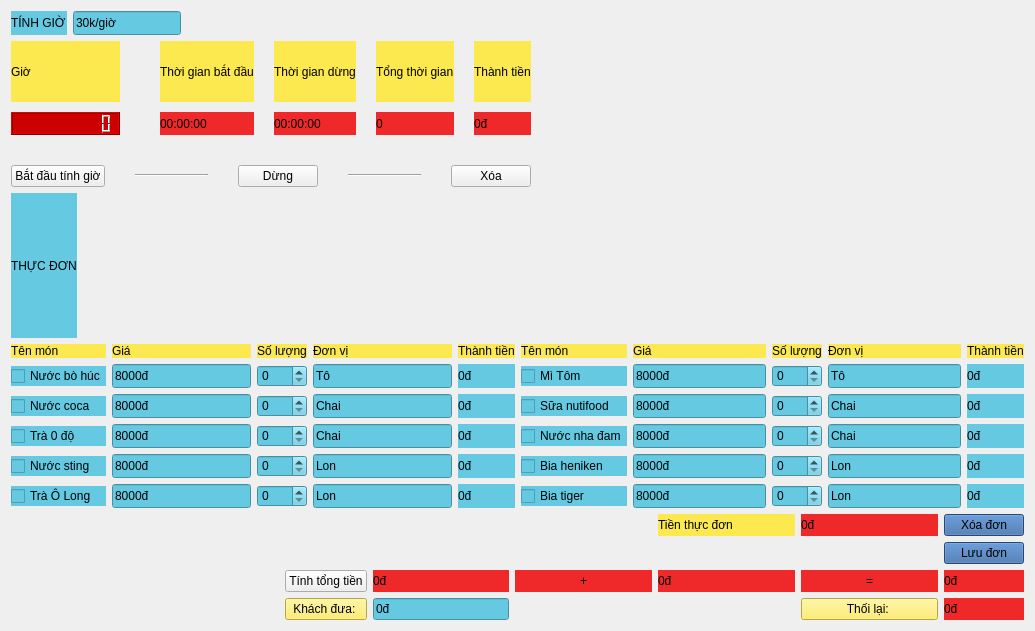
<?xml version="1.0" encoding="UTF-8"?>
<ui version="4.0">
 <class>Form</class>
 <widget class="QWidget" name="Form">
  <property name="geometry">
   <rect>
    <x>0</x>
    <y>0</y>
    <width>1035</width>
    <height>631</height>
   </rect>
  </property>
  <property name="windowTitle">
   <string>Bida</string>
  </property>
  <property name="windowIcon">
   <iconset>
    <normaloff>../../../Downloads/bida.jpeg</normaloff>../../../Downloads/bida.jpeg</iconset>
  </property>
  <property name="autoFillBackground">
   <bool>false</bool>
  </property>
  <layout class="QVBoxLayout" name="verticalLayout_2">
   <item>
    <layout class="QHBoxLayout" name="horizontalLayout_3" stretch="0,0,0">
     <item>
      <widget class="QLabel" name="label_tien_ban">
       <property name="styleSheet">
        <string notr="true">QLabel{
background-color:rgb(101, 201, 226);
	font: ;
	font: 75 15pt &quot;URW Bookman L&quot;;
}</string>
       </property>
       <property name="text">
        <string>TÍNH GIỜ</string>
       </property>
      </widget>
     </item>
     <item>
      <widget class="QLineEdit" name="lineEdit_tien_mot_gio">
       <property name="minimumSize">
        <size>
         <width>108</width>
         <height>24</height>
        </size>
       </property>
       <property name="styleSheet">
        <string notr="true">QLineEdit
{
background-color: rgb(101, 201, 226);
font: 57 10pt &quot;Ubuntu&quot;;
}</string>
       </property>
       <property name="text">
        <string>30k/giờ</string>
       </property>
      </widget>
     </item>
     <item>
      <spacer name="horizontalSpacer_4">
       <property name="orientation">
        <enum>Qt::Horizontal</enum>
       </property>
       <property name="sizeHint" stdset="0">
        <size>
         <width>1000</width>
         <height>20</height>
        </size>
       </property>
      </spacer>
     </item>
    </layout>
   </item>
   <item>
    <layout class="QHBoxLayout" name="horizontalLayout_4" stretch="10,5,10">
     <property name="spacing">
      <number>30</number>
     </property>
     <item>
      <layout class="QVBoxLayout" name="verticalLayout">
       <item>
        <layout class="QGridLayout" name="gridLayout_2">
         <property name="horizontalSpacing">
          <number>20</number>
         </property>
         <property name="verticalSpacing">
          <number>10</number>
         </property>
         <item row="1" column="4">
          <widget class="QLabel" name="label_tong_tg">
           <property name="styleSheet">
            <string notr="true">QLabel{
background-color: rgb(239, 41, 41);
font: 57 13pt &quot;Ubuntu&quot;;
}</string>
           </property>
           <property name="text">
            <string>0</string>
           </property>
          </widget>
         </item>
         <item row="0" column="4">
          <widget class="QLabel" name="label_tong_thoi_gian">
           <property name="styleSheet">
            <string notr="true">QLabel{
background-color: rgb(252, 233, 79)
}</string>
           </property>
           <property name="text">
            <string>Tổng thời gian</string>
           </property>
           <property name="scaledContents">
            <bool>true</bool>
           </property>
           <property name="wordWrap">
            <bool>false</bool>
           </property>
          </widget>
         </item>
         <item row="1" column="3">
          <widget class="QLabel" name="label_tg_dung">
           <property name="styleSheet">
            <string notr="true">QLabel{
background-color: rgb(239, 41, 41);
font: 57 18pt &quot;Ubuntu&quot;;
}</string>
           </property>
           <property name="text">
            <string>00:00:00</string>
           </property>
          </widget>
         </item>
         <item row="1" column="5">
          <widget class="QLabel" name="label_thanh_tien_gio">
           <property name="styleSheet">
            <string notr="true">QLabel{
background-color: rgb(239, 41, 41);
font: 57 13pt &quot;Ubuntu&quot;;
}</string>
           </property>
           <property name="text">
            <string>0đ</string>
           </property>
          </widget>
         </item>
         <item row="0" column="3">
          <widget class="QLabel" name="label_thoi_gian_dung">
           <property name="styleSheet">
            <string notr="true">QLabel{
background-color: rgb(252, 233, 79)
}</string>
           </property>
           <property name="text">
            <string>Thời gian dừng</string>
           </property>
           <property name="scaledContents">
            <bool>true</bool>
           </property>
           <property name="wordWrap">
            <bool>false</bool>
           </property>
          </widget>
         </item>
         <item row="0" column="5">
          <widget class="QLabel" name="label_tong_thoi_gian_2">
           <property name="styleSheet">
            <string notr="true">QLabel{
background-color: rgb(252, 233, 79)
}</string>
           </property>
           <property name="text">
            <string>Thành tiền</string>
           </property>
           <property name="scaledContents">
            <bool>true</bool>
           </property>
           <property name="wordWrap">
            <bool>false</bool>
           </property>
          </widget>
         </item>
         <item row="0" column="0">
          <widget class="QLabel" name="label_gio">
           <property name="styleSheet">
            <string notr="true">QLabel{
background-color: rgb(252, 233, 79);
font: ;
	font: 57 20pt &quot;Ubuntu&quot;;
}</string>
           </property>
           <property name="text">
            <string>Giờ</string>
           </property>
          </widget>
         </item>
         <item row="0" column="2">
          <widget class="QLabel" name="label_thoi_gian_bat_dau">
           <property name="styleSheet">
            <string notr="true">QLabel{
background-color: rgb(252, 233, 79);
}</string>
           </property>
           <property name="text">
            <string>Thời gian bắt đầu</string>
           </property>
           <property name="scaledContents">
            <bool>true</bool>
           </property>
           <property name="wordWrap">
            <bool>false</bool>
           </property>
          </widget>
         </item>
         <item row="1" column="0">
          <widget class="QLCDNumber" name="lcd_gio">
           <property name="styleSheet">
            <string notr="true">QLCDNumber{
background-color:rgb(204, 0, 0);
font: 57 18pt &quot;Ubuntu&quot;;
}</string>
           </property>
           <property name="digitCount">
            <number>10</number>
           </property>
          </widget>
         </item>
         <item row="1" column="1">
          <widget class="Line" name="line_4">
           <property name="orientation">
            <enum>Qt::Horizontal</enum>
           </property>
          </widget>
         </item>
         <item row="1" column="2">
          <widget class="QLabel" name="label_tg_bat_dau">
           <property name="styleSheet">
            <string notr="true">QLabel{
background-color: rgb(239, 41, 41);
font: 57 18pt &quot;Ubuntu&quot;;
}</string>
           </property>
           <property name="text">
            <string>00:00:00</string>
           </property>
          </widget>
         </item>
        </layout>
       </item>
       <item>
        <layout class="QHBoxLayout" name="horizontalLayout_2">
         <item>
          <widget class="QPushButton" name="pushButton_bdtg">
           <property name="text">
            <string>Bắt đầu tính giờ</string>
           </property>
          </widget>
         </item>
         <item>
          <widget class="Line" name="line">
           <property name="orientation">
            <enum>Qt::Horizontal</enum>
           </property>
          </widget>
         </item>
         <item>
          <widget class="QPushButton" name="pushButton_dung">
           <property name="text">
            <string>Dừng</string>
           </property>
          </widget>
         </item>
         <item>
          <widget class="Line" name="line_2">
           <property name="orientation">
            <enum>Qt::Horizontal</enum>
           </property>
          </widget>
         </item>
         <item>
          <widget class="QPushButton" name="pushButton_xoa">
           <property name="text">
            <string>Xóa</string>
           </property>
          </widget>
         </item>
        </layout>
       </item>
      </layout>
     </item>
     <item>
      <spacer name="horizontalSpacer">
       <property name="orientation">
        <enum>Qt::Horizontal</enum>
       </property>
       <property name="sizeHint" stdset="0">
        <size>
         <width>10</width>
         <height>10</height>
        </size>
       </property>
      </spacer>
     </item>
     <item>
      <widget class="QLabel" name="label_image_bida">
       <property name="text">
        <string/>
       </property>
       <property name="pixmap">
        <pixmap>../../../Downloads/bida.jpeg</pixmap>
       </property>
       <property name="scaledContents">
        <bool>true</bool>
       </property>
      </widget>
     </item>
    </layout>
   </item>
   <item>
    <layout class="QHBoxLayout" name="horizontalLayout_5">
     <item>
      <widget class="QLabel" name="label">
       <property name="styleSheet">
        <string notr="true">QLabel{
background-color:rgb(101, 201, 226);
font: ;
	font: 75 italic 20pt &quot;URW Chancery L&quot;;
}</string>
       </property>
       <property name="text">
        <string>THỰC ĐƠN</string>
       </property>
      </widget>
     </item>
     <item>
      <spacer name="horizontalSpacer_5">
       <property name="orientation">
        <enum>Qt::Horizontal</enum>
       </property>
       <property name="sizeHint" stdset="0">
        <size>
         <width>500</width>
         <height>20</height>
        </size>
       </property>
      </spacer>
     </item>
    </layout>
   </item>
   <item>
    <layout class="QHBoxLayout" name="horizontalLayout">
     <item>
      <layout class="QGridLayout" name="gridLayout_3">
       <item row="0" column="4">
        <widget class="QLabel" name="label_10">
         <property name="styleSheet">
          <string notr="true">QLabel{
background-color: rgb(252, 233, 79);
font: 57 13pt &quot;Ubuntu&quot;;
}</string>
         </property>
         <property name="text">
          <string>Thành tiền</string>
         </property>
        </widget>
       </item>
       <item row="2" column="3">
        <widget class="QLineEdit" name="lineEdit_12">
         <property name="minimumSize">
          <size>
           <width>108</width>
           <height>24</height>
          </size>
         </property>
         <property name="styleSheet">
          <string notr="true">QLineEdit
{
background-color: rgb(101, 201, 226);
font: 57 10pt &quot;Ubuntu&quot;;
}</string>
         </property>
         <property name="text">
          <string>Chai</string>
         </property>
        </widget>
       </item>
       <item row="3" column="3">
        <widget class="QLineEdit" name="lineEdit_14">
         <property name="minimumSize">
          <size>
           <width>108</width>
           <height>24</height>
          </size>
         </property>
         <property name="styleSheet">
          <string notr="true">QLineEdit
{
background-color: rgb(101, 201, 226);
font: 57 10pt &quot;Ubuntu&quot;;
}</string>
         </property>
         <property name="text">
          <string>Chai</string>
         </property>
        </widget>
       </item>
       <item row="1" column="0">
        <widget class="QCheckBox" name="checkBox_bo_huc">
         <property name="styleSheet">
          <string notr="true">QCheckBox
{
background-color: rgb(101, 201, 226);
font: 57 10pt &quot;Ubuntu&quot;;
}</string>
         </property>
         <property name="text">
          <string>Nước bò húc</string>
         </property>
        </widget>
       </item>
       <item row="1" column="2">
        <widget class="QSpinBox" name="spinBox_sl_bo_huc">
         <property name="styleSheet">
          <string notr="true">QSpinBox
{
background-color: rgb(101, 201, 226);
font: 57 10pt &quot;Ubuntu&quot;;
}</string>
         </property>
        </widget>
       </item>
       <item row="4" column="1">
        <widget class="QLineEdit" name="lineEdit_gia_sting">
         <property name="minimumSize">
          <size>
           <width>108</width>
           <height>24</height>
          </size>
         </property>
         <property name="styleSheet">
          <string notr="true">QLineEdit
{
background-color: rgb(101, 201, 226);
font: 57 10pt &quot;Ubuntu&quot;;
}</string>
         </property>
         <property name="text">
          <string>8000đ</string>
         </property>
        </widget>
       </item>
       <item row="0" column="1">
        <widget class="QLabel" name="label_11">
         <property name="styleSheet">
          <string notr="true">QLabel{
background-color: rgb(252, 233, 79);
font: 57 13pt &quot;Ubuntu&quot;;
}</string>
         </property>
         <property name="text">
          <string>Giá</string>
         </property>
        </widget>
       </item>
       <item row="4" column="2">
        <widget class="QSpinBox" name="spinBox_sl_nuoc_sting">
         <property name="styleSheet">
          <string notr="true">QSpinBox
{
background-color: rgb(101, 201, 226);
font: 57 10pt &quot;Ubuntu&quot;;
}</string>
         </property>
        </widget>
       </item>
       <item row="2" column="0">
        <widget class="QCheckBox" name="checkBox_coca">
         <property name="styleSheet">
          <string notr="true">QCheckBox
{
background-color: rgb(101, 201, 226);
font: 57 10pt &quot;Ubuntu&quot;;
}</string>
         </property>
         <property name="text">
          <string>Nước coca</string>
         </property>
        </widget>
       </item>
       <item row="2" column="2">
        <widget class="QSpinBox" name="spinBox_sl_coca">
         <property name="styleSheet">
          <string notr="true">QSpinBox
{
background-color: rgb(101, 201, 226);
font: 57 10pt &quot;Ubuntu&quot;;
}</string>
         </property>
        </widget>
       </item>
       <item row="1" column="4">
        <widget class="QLabel" name="label_tien_bo_huc">
         <property name="styleSheet">
          <string notr="true">QLabel
{
background-color: rgb(101, 201, 226);
font: 57 10pt &quot;Ubuntu&quot;;
}</string>
         </property>
         <property name="text">
          <string>0đ</string>
         </property>
         <property name="textFormat">
          <enum>Qt::AutoText</enum>
         </property>
        </widget>
       </item>
       <item row="2" column="1">
        <widget class="QLineEdit" name="lineEdit_gia_coca">
         <property name="minimumSize">
          <size>
           <width>108</width>
           <height>24</height>
          </size>
         </property>
         <property name="styleSheet">
          <string notr="true">QLineEdit
{
background-color: rgb(101, 201, 226);
font: 57 10pt &quot;Ubuntu&quot;;
}</string>
         </property>
         <property name="text">
          <string>8000đ</string>
         </property>
        </widget>
       </item>
       <item row="5" column="3">
        <widget class="QLineEdit" name="lineEdit_15">
         <property name="minimumSize">
          <size>
           <width>108</width>
           <height>24</height>
          </size>
         </property>
         <property name="styleSheet">
          <string notr="true">QLineEdit
{
background-color: rgb(101, 201, 226);
font: 57 10pt &quot;Ubuntu&quot;;
}</string>
         </property>
         <property name="text">
          <string>Lon</string>
         </property>
        </widget>
       </item>
       <item row="0" column="0">
        <widget class="QLabel" name="label_6">
         <property name="styleSheet">
          <string notr="true">QLabel{
background-color: rgb(252, 233, 79);
font: 57 13pt &quot;Ubuntu&quot;;
}</string>
         </property>
         <property name="text">
          <string>Tên món</string>
         </property>
        </widget>
       </item>
       <item row="1" column="3">
        <widget class="QLineEdit" name="lineEdit_4">
         <property name="minimumSize">
          <size>
           <width>108</width>
           <height>24</height>
          </size>
         </property>
         <property name="styleSheet">
          <string notr="true">QLineEdit
{
background-color: rgb(101, 201, 226);
font: 57 10pt &quot;Ubuntu&quot;;
}</string>
         </property>
         <property name="text">
          <string>Tô</string>
         </property>
        </widget>
       </item>
       <item row="2" column="4">
        <widget class="QLabel" name="label_tien_coca">
         <property name="styleSheet">
          <string notr="true">QLabel
{
background-color: rgb(101, 201, 226);
font: 57 10pt &quot;Ubuntu&quot;;
}</string>
         </property>
         <property name="text">
          <string>0đ</string>
         </property>
         <property name="textFormat">
          <enum>Qt::AutoText</enum>
         </property>
        </widget>
       </item>
       <item row="3" column="2">
        <widget class="QSpinBox" name="spinBox_sl_tra_0_do">
         <property name="styleSheet">
          <string notr="true">QSpinBox
{
background-color: rgb(101, 201, 226);
font: 57 10pt &quot;Ubuntu&quot;;
}</string>
         </property>
        </widget>
       </item>
       <item row="1" column="1">
        <widget class="QLineEdit" name="lineEdit_gia_bo_huc">
         <property name="minimumSize">
          <size>
           <width>108</width>
           <height>24</height>
          </size>
         </property>
         <property name="styleSheet">
          <string notr="true">QLineEdit
{
background-color: rgb(101, 201, 226);
font: 57 10pt &quot;Ubuntu&quot;;
}</string>
         </property>
         <property name="text">
          <string>8000đ</string>
         </property>
        </widget>
       </item>
       <item row="4" column="0">
        <widget class="QCheckBox" name="checkBox_sting">
         <property name="styleSheet">
          <string notr="true">QCheckBox
{
background-color: rgb(101, 201, 226);
font: 57 10pt &quot;Ubuntu&quot;;
}</string>
         </property>
         <property name="text">
          <string>Nước sting</string>
         </property>
        </widget>
       </item>
       <item row="5" column="0">
        <widget class="QCheckBox" name="checkBox_tra_o_long">
         <property name="styleSheet">
          <string notr="true">QCheckBox
{
background-color: rgb(101, 201, 226);
font: 57 10pt &quot;Ubuntu&quot;;
}</string>
         </property>
         <property name="text">
          <string>Trà Ô Long</string>
         </property>
        </widget>
       </item>
       <item row="3" column="1">
        <widget class="QLineEdit" name="lineEdit_gia_tra_0_do">
         <property name="minimumSize">
          <size>
           <width>108</width>
           <height>24</height>
          </size>
         </property>
         <property name="styleSheet">
          <string notr="true">QLineEdit
{
background-color: rgb(101, 201, 226);
font: 57 10pt &quot;Ubuntu&quot;;
}</string>
         </property>
         <property name="text">
          <string>8000đ</string>
         </property>
        </widget>
       </item>
       <item row="5" column="2">
        <widget class="QSpinBox" name="spinBox_sl_tra_o_long">
         <property name="styleSheet">
          <string notr="true">QSpinBox
{
background-color: rgb(101, 201, 226);
font: 57 10pt &quot;Ubuntu&quot;;
}</string>
         </property>
        </widget>
       </item>
       <item row="4" column="3">
        <widget class="QLineEdit" name="lineEdit_13">
         <property name="minimumSize">
          <size>
           <width>108</width>
           <height>24</height>
          </size>
         </property>
         <property name="styleSheet">
          <string notr="true">QLineEdit
{
background-color: rgb(101, 201, 226);
font: 57 10pt &quot;Ubuntu&quot;;
}</string>
         </property>
         <property name="text">
          <string>Lon</string>
         </property>
        </widget>
       </item>
       <item row="5" column="4">
        <widget class="QLabel" name="label_tien_tra_o_long">
         <property name="styleSheet">
          <string notr="true">QLabel
{
background-color: rgb(101, 201, 226);
font: 57 10pt &quot;Ubuntu&quot;;
}</string>
         </property>
         <property name="text">
          <string>0đ</string>
         </property>
         <property name="textFormat">
          <enum>Qt::AutoText</enum>
         </property>
        </widget>
       </item>
       <item row="4" column="4">
        <widget class="QLabel" name="label_tien_sting">
         <property name="styleSheet">
          <string notr="true">QLabel
{
background-color: rgb(101, 201, 226);
font: 57 10pt &quot;Ubuntu&quot;;
}</string>
         </property>
         <property name="text">
          <string>0đ</string>
         </property>
         <property name="textFormat">
          <enum>Qt::AutoText</enum>
         </property>
        </widget>
       </item>
       <item row="3" column="4">
        <widget class="QLabel" name="label_tien_tra_0_do">
         <property name="styleSheet">
          <string notr="true">QLabel
{
background-color: rgb(101, 201, 226);
font: 57 10pt &quot;Ubuntu&quot;;
}</string>
         </property>
         <property name="text">
          <string>0đ</string>
         </property>
         <property name="textFormat">
          <enum>Qt::AutoText</enum>
         </property>
        </widget>
       </item>
       <item row="3" column="0">
        <widget class="QCheckBox" name="checkBox_tra_0_do">
         <property name="styleSheet">
          <string notr="true">QCheckBox
{
background-color: rgb(101, 201, 226);
font: 57 10pt &quot;Ubuntu&quot;;
}</string>
         </property>
         <property name="text">
          <string>Trà 0 độ</string>
         </property>
        </widget>
       </item>
       <item row="0" column="2">
        <widget class="QLabel" name="label_8">
         <property name="styleSheet">
          <string notr="true">QLabel{
background-color: rgb(252, 233, 79);
font: 57 13pt &quot;Ubuntu&quot;;
}</string>
         </property>
         <property name="text">
          <string>Số lượng</string>
         </property>
        </widget>
       </item>
       <item row="0" column="3">
        <widget class="QLabel" name="label_9">
         <property name="styleSheet">
          <string notr="true">QLabel{
background-color: rgb(252, 233, 79);
font: 57 13pt &quot;Ubuntu&quot;;
}</string>
         </property>
         <property name="text">
          <string>Đơn vị</string>
         </property>
        </widget>
       </item>
       <item row="5" column="1">
        <widget class="QLineEdit" name="lineEdit_gia_tra_o_long">
         <property name="minimumSize">
          <size>
           <width>108</width>
           <height>24</height>
          </size>
         </property>
         <property name="styleSheet">
          <string notr="true">QLineEdit
{
background-color: rgb(101, 201, 226);
font: 57 10pt &quot;Ubuntu&quot;;
}</string>
         </property>
         <property name="text">
          <string>8000đ</string>
         </property>
        </widget>
       </item>
      </layout>
     </item>
     <item>
      <layout class="QGridLayout" name="gridLayout">
       <item row="3" column="1">
        <widget class="QLineEdit" name="lineEdit_gia_nha_dam">
         <property name="minimumSize">
          <size>
           <width>108</width>
           <height>24</height>
          </size>
         </property>
         <property name="styleSheet">
          <string notr="true">QLineEdit
{
background-color: rgb(101, 201, 226);
font: 57 10pt &quot;Ubuntu&quot;;
}</string>
         </property>
         <property name="text">
          <string>8000đ</string>
         </property>
        </widget>
       </item>
       <item row="2" column="2">
        <widget class="QSpinBox" name="spinBox_sl_nuti">
         <property name="styleSheet">
          <string notr="true">QSpinBox
{
background-color: rgb(101, 201, 226);
font: 57 10pt &quot;Ubuntu&quot;;
}</string>
         </property>
        </widget>
       </item>
       <item row="1" column="1">
        <widget class="QLineEdit" name="lineEdit_gia_mi_tom">
         <property name="minimumSize">
          <size>
           <width>108</width>
           <height>24</height>
          </size>
         </property>
         <property name="styleSheet">
          <string notr="true">QLineEdit
{
background-color: rgb(101, 201, 226);
font: 57 10pt &quot;Ubuntu&quot;;
}</string>
         </property>
         <property name="text">
          <string>8000đ</string>
         </property>
        </widget>
       </item>
       <item row="4" column="2">
        <widget class="QSpinBox" name="spinBox_sl_heniken">
         <property name="styleSheet">
          <string notr="true">QSpinBox
{
background-color: rgb(101, 201, 226);
font: 57 10pt &quot;Ubuntu&quot;;
}</string>
         </property>
        </widget>
       </item>
       <item row="3" column="3">
        <widget class="QLineEdit" name="lineEdit_9">
         <property name="minimumSize">
          <size>
           <width>108</width>
           <height>24</height>
          </size>
         </property>
         <property name="styleSheet">
          <string notr="true">QLineEdit
{
background-color: rgb(101, 201, 226);
font: 57 10pt &quot;Ubuntu&quot;;
}</string>
         </property>
         <property name="text">
          <string>Chai</string>
         </property>
        </widget>
       </item>
       <item row="4" column="4">
        <widget class="QLabel" name="label_tien_heniken">
         <property name="styleSheet">
          <string notr="true">QLabel
{
background-color: rgb(101, 201, 226);
font: 57 10pt &quot;Ubuntu&quot;;
}</string>
         </property>
         <property name="text">
          <string>0đ</string>
         </property>
         <property name="textFormat">
          <enum>Qt::AutoText</enum>
         </property>
        </widget>
       </item>
       <item row="3" column="4">
        <widget class="QLabel" name="label_tien_nha_dam">
         <property name="styleSheet">
          <string notr="true">QLabel
{
background-color: rgb(101, 201, 226);
font: 57 10pt &quot;Ubuntu&quot;;
}</string>
         </property>
         <property name="text">
          <string>0đ</string>
         </property>
         <property name="textFormat">
          <enum>Qt::AutoText</enum>
         </property>
        </widget>
       </item>
       <item row="0" column="4">
        <widget class="QLabel" name="label_5">
         <property name="styleSheet">
          <string notr="true">QLabel{
background-color: rgb(252, 233, 79);
font: 57 13pt &quot;Ubuntu&quot;;
}</string>
         </property>
         <property name="text">
          <string>Thành tiền</string>
         </property>
        </widget>
       </item>
       <item row="1" column="4">
        <widget class="QLabel" name="label_tien_mi_tom">
         <property name="styleSheet">
          <string notr="true">QLabel
{
background-color: rgb(101, 201, 226);
font: 57 10pt &quot;Ubuntu&quot;;
}</string>
         </property>
         <property name="text">
          <string>0đ</string>
         </property>
         <property name="textFormat">
          <enum>Qt::AutoText</enum>
         </property>
        </widget>
       </item>
       <item row="2" column="0">
        <widget class="QCheckBox" name="checkBox_sua_nuti">
         <property name="styleSheet">
          <string notr="true">QCheckBox
{
background-color: rgb(101, 201, 226);
font: 57 10pt &quot;Ubuntu&quot;;
}</string>
         </property>
         <property name="text">
          <string>Sữa nutifood</string>
         </property>
        </widget>
       </item>
       <item row="4" column="0">
        <widget class="QCheckBox" name="checkBox_heniken">
         <property name="styleSheet">
          <string notr="true">QCheckBox
{
background-color: rgb(101, 201, 226);
font: 57 10pt &quot;Ubuntu&quot;;
}</string>
         </property>
         <property name="text">
          <string>Bia heniken</string>
         </property>
        </widget>
       </item>
       <item row="2" column="4">
        <widget class="QLabel" name="label_tien_nuti">
         <property name="styleSheet">
          <string notr="true">QLabel
{
background-color: rgb(101, 201, 226);
font: 57 10pt &quot;Ubuntu&quot;;
}</string>
         </property>
         <property name="text">
          <string>0đ</string>
         </property>
         <property name="textFormat">
          <enum>Qt::AutoText</enum>
         </property>
        </widget>
       </item>
       <item row="1" column="0">
        <widget class="QCheckBox" name="checkBox_mi_tom">
         <property name="styleSheet">
          <string notr="true">QCheckBox
{
background-color: rgb(101, 201, 226);
font: 57 10pt &quot;Ubuntu&quot;;
}</string>
         </property>
         <property name="text">
          <string>Mì Tôm</string>
         </property>
        </widget>
       </item>
       <item row="5" column="0">
        <widget class="QCheckBox" name="checkBox_tiger">
         <property name="styleSheet">
          <string notr="true">QCheckBox
{
background-color: rgb(101, 201, 226);
font: 57 10pt &quot;Ubuntu&quot;;
}</string>
         </property>
         <property name="text">
          <string>Bia tiger</string>
         </property>
        </widget>
       </item>
       <item row="4" column="3">
        <widget class="QLineEdit" name="lineEdit_10">
         <property name="minimumSize">
          <size>
           <width>108</width>
           <height>24</height>
          </size>
         </property>
         <property name="styleSheet">
          <string notr="true">QLineEdit
{
background-color: rgb(101, 201, 226);
font: 57 10pt &quot;Ubuntu&quot;;
}</string>
         </property>
         <property name="text">
          <string>Lon</string>
         </property>
        </widget>
       </item>
       <item row="0" column="3">
        <widget class="QLabel" name="label_7">
         <property name="styleSheet">
          <string notr="true">QLabel{
background-color: rgb(252, 233, 79);
font: 57 13pt &quot;Ubuntu&quot;;
}</string>
         </property>
         <property name="text">
          <string>Đơn vị</string>
         </property>
        </widget>
       </item>
       <item row="5" column="4">
        <widget class="QLabel" name="label_tien_tiger">
         <property name="styleSheet">
          <string notr="true">QLabel
{
background-color: rgb(101, 201, 226);
font: 57 10pt &quot;Ubuntu&quot;;
}</string>
         </property>
         <property name="text">
          <string>0đ</string>
         </property>
         <property name="textFormat">
          <enum>Qt::AutoText</enum>
         </property>
        </widget>
       </item>
       <item row="0" column="2">
        <widget class="QLabel" name="label_4">
         <property name="styleSheet">
          <string notr="true">QLabel{
background-color: rgb(252, 233, 79);
font: 57 13pt &quot;Ubuntu&quot;;
}</string>
         </property>
         <property name="text">
          <string>Số lượng</string>
         </property>
        </widget>
       </item>
       <item row="5" column="2">
        <widget class="QSpinBox" name="spinBox_sl_tiger">
         <property name="styleSheet">
          <string notr="true">QSpinBox
{
background-color: rgb(101, 201, 226);
font: 57 10pt &quot;Ubuntu&quot;;
}</string>
         </property>
        </widget>
       </item>
       <item row="3" column="2">
        <widget class="QSpinBox" name="spinBox_sl_nha_dam">
         <property name="styleSheet">
          <string notr="true">QSpinBox
{
background-color: rgb(101, 201, 226);
font: 57 10pt &quot;Ubuntu&quot;;
}</string>
         </property>
        </widget>
       </item>
       <item row="5" column="3">
        <widget class="QLineEdit" name="lineEdit_11">
         <property name="minimumSize">
          <size>
           <width>108</width>
           <height>24</height>
          </size>
         </property>
         <property name="styleSheet">
          <string notr="true">QLineEdit
{
background-color: rgb(101, 201, 226);
font: 57 10pt &quot;Ubuntu&quot;;
}</string>
         </property>
         <property name="text">
          <string>Lon</string>
         </property>
        </widget>
       </item>
       <item row="3" column="0">
        <widget class="QCheckBox" name="checkBox_nha_dam">
         <property name="styleSheet">
          <string notr="true">QCheckBox
{
background-color: rgb(101, 201, 226);
font: 57 10pt &quot;Ubuntu&quot;;
}</string>
         </property>
         <property name="text">
          <string>Nước nha đam</string>
         </property>
        </widget>
       </item>
       <item row="1" column="3">
        <widget class="QLineEdit" name="lineEdit_3">
         <property name="minimumSize">
          <size>
           <width>108</width>
           <height>24</height>
          </size>
         </property>
         <property name="styleSheet">
          <string notr="true">QLineEdit
{
background-color: rgb(101, 201, 226);
font: 57 10pt &quot;Ubuntu&quot;;
}</string>
         </property>
         <property name="text">
          <string>Tô</string>
         </property>
        </widget>
       </item>
       <item row="2" column="1">
        <widget class="QLineEdit" name="lineEdit_gia_nuti">
         <property name="minimumSize">
          <size>
           <width>108</width>
           <height>24</height>
          </size>
         </property>
         <property name="styleSheet">
          <string notr="true">QLineEdit
{
background-color: rgb(101, 201, 226);
font: 57 10pt &quot;Ubuntu&quot;;
}</string>
         </property>
         <property name="text">
          <string>8000đ</string>
         </property>
        </widget>
       </item>
       <item row="1" column="2">
        <widget class="QSpinBox" name="spinBox_sl_mi_tom">
         <property name="styleSheet">
          <string notr="true">QSpinBox
{
background-color: rgb(101, 201, 226);
font: 57 10pt &quot;Ubuntu&quot;;
}</string>
         </property>
        </widget>
       </item>
       <item row="4" column="1">
        <widget class="QLineEdit" name="lineEdit_gia_heniken">
         <property name="minimumSize">
          <size>
           <width>108</width>
           <height>24</height>
          </size>
         </property>
         <property name="styleSheet">
          <string notr="true">QLineEdit
{
background-color: rgb(101, 201, 226);
font: 57 10pt &quot;Ubuntu&quot;;
}</string>
         </property>
         <property name="text">
          <string>8000đ</string>
         </property>
        </widget>
       </item>
       <item row="2" column="3">
        <widget class="QLineEdit" name="lineEdit_8">
         <property name="minimumSize">
          <size>
           <width>108</width>
           <height>24</height>
          </size>
         </property>
         <property name="styleSheet">
          <string notr="true">QLineEdit
{
background-color: rgb(101, 201, 226);
font: 57 10pt &quot;Ubuntu&quot;;
}</string>
         </property>
         <property name="text">
          <string>Chai</string>
         </property>
        </widget>
       </item>
       <item row="0" column="1">
        <widget class="QLabel" name="label_3">
         <property name="styleSheet">
          <string notr="true">QLabel{
background-color: rgb(252, 233, 79);
font: 57 13pt &quot;Ubuntu&quot;;
}</string>
         </property>
         <property name="text">
          <string>Giá</string>
         </property>
        </widget>
       </item>
       <item row="0" column="0">
        <widget class="QLabel" name="label_2">
         <property name="styleSheet">
          <string notr="true">QLabel{
background-color: rgb(252, 233, 79);
font: 57 13pt &quot;Ubuntu&quot;;
}</string>
         </property>
         <property name="text">
          <string>Tên món</string>
         </property>
        </widget>
       </item>
       <item row="5" column="1">
        <widget class="QLineEdit" name="lineEdit_gia_tiger">
         <property name="minimumSize">
          <size>
           <width>108</width>
           <height>24</height>
          </size>
         </property>
         <property name="styleSheet">
          <string notr="true">QLineEdit
{
background-color: rgb(101, 201, 226);
font: 57 10pt &quot;Ubuntu&quot;;
}</string>
         </property>
         <property name="text">
          <string>8000đ</string>
         </property>
        </widget>
       </item>
      </layout>
     </item>
    </layout>
   </item>
   <item>
    <layout class="QGridLayout" name="gridLayout_4" columnstretch="0,0,0,0,0,0,0,0">
     <item row="5" column="6">
      <widget class="QPushButton" name="pushButton_thoi_lai">
       <property name="styleSheet">
        <string notr="true">QPushButton{
background-color: rgb(252, 233, 79)
}</string>
       </property>
       <property name="text">
        <string>Thối lại: </string>
       </property>
      </widget>
     </item>
     <item row="2" column="4">
      <spacer name="horizontalSpacer_6">
       <property name="orientation">
        <enum>Qt::Horizontal</enum>
       </property>
       <property name="sizeHint" stdset="0">
        <size>
         <width>40</width>
         <height>20</height>
        </size>
       </property>
      </spacer>
     </item>
     <item row="3" column="6">
      <widget class="QLabel" name="label_dau_bang">
       <property name="styleSheet">
        <string notr="true">QLabel{
background-color: rgb(239, 41, 41);
font: 57 13pt &quot;Ubuntu&quot;;
}</string>
       </property>
       <property name="text">
        <string>=</string>
       </property>
       <property name="alignment">
        <set>Qt::AlignCenter</set>
       </property>
       <property name="wordWrap">
        <bool>true</bool>
       </property>
      </widget>
     </item>
     <item row="2" column="5">
      <spacer name="horizontalSpacer_7">
       <property name="orientation">
        <enum>Qt::Horizontal</enum>
       </property>
       <property name="sizeHint" stdset="0">
        <size>
         <width>40</width>
         <height>20</height>
        </size>
       </property>
      </spacer>
     </item>
     <item row="0" column="5">
      <widget class="QLabel" name="tien_thuc_don">
       <property name="styleSheet">
        <string notr="true">QLabel{
background-color: rgb(252, 233, 79)
}</string>
       </property>
       <property name="text">
        <string>Tiền thực đơn</string>
       </property>
       <property name="scaledContents">
        <bool>true</bool>
       </property>
       <property name="wordWrap">
        <bool>false</bool>
       </property>
      </widget>
     </item>
     <item row="2" column="6">
      <spacer name="horizontalSpacer_9">
       <property name="orientation">
        <enum>Qt::Horizontal</enum>
       </property>
       <property name="sizeHint" stdset="0">
        <size>
         <width>40</width>
         <height>20</height>
        </size>
       </property>
      </spacer>
     </item>
     <item row="2" column="0">
      <spacer name="horizontalSpacer_2">
       <property name="orientation">
        <enum>Qt::Horizontal</enum>
       </property>
       <property name="sizeHint" stdset="0">
        <size>
         <width>50</width>
         <height>20</height>
        </size>
       </property>
      </spacer>
     </item>
     <item row="5" column="7">
      <widget class="QLabel" name="label_tien_thoi_lai">
       <property name="styleSheet">
        <string notr="true">QLabel{
background-color: rgb(239, 41, 41);
font: 57 13pt &quot;Ubuntu&quot;;
}</string>
       </property>
       <property name="text">
        <string>0đ</string>
       </property>
      </widget>
     </item>
     <item row="3" column="7">
      <widget class="QLabel" name="label_tong_tien_khach">
       <property name="styleSheet">
        <string notr="true">QLabel{
background-color: rgb(239, 41, 41);
font: 57 13pt &quot;Ubuntu&quot;;
}</string>
       </property>
       <property name="text">
        <string>0đ</string>
       </property>
      </widget>
     </item>
     <item row="3" column="5">
      <widget class="QLabel" name="label_tien_ban_tinh_tong">
       <property name="styleSheet">
        <string notr="true">QLabel{
background-color: rgb(239, 41, 41);
font: 57 13pt &quot;Ubuntu&quot;;
}</string>
       </property>
       <property name="text">
        <string>0đ</string>
       </property>
      </widget>
     </item>
     <item row="3" column="4">
      <widget class="QLabel" name="label_thanh_tien_thuc_don_4">
       <property name="styleSheet">
        <string notr="true">QLabel{
background-color: rgb(239, 41, 41);
font: 57 13pt &quot;Ubuntu&quot;;
}</string>
       </property>
       <property name="text">
        <string>+</string>
       </property>
       <property name="alignment">
        <set>Qt::AlignCenter</set>
       </property>
       <property name="wordWrap">
        <bool>true</bool>
       </property>
      </widget>
     </item>
     <item row="3" column="3">
      <widget class="QLabel" name="label_tien_thuc_don_tinh_tong">
       <property name="styleSheet">
        <string notr="true">QLabel{
background-color: rgb(239, 41, 41);
font: 57 13pt &quot;Ubuntu&quot;;
}</string>
       </property>
       <property name="text">
        <string>0đ</string>
       </property>
      </widget>
     </item>
     <item row="2" column="1">
      <spacer name="horizontalSpacer_3">
       <property name="orientation">
        <enum>Qt::Horizontal</enum>
       </property>
       <property name="sizeHint" stdset="0">
        <size>
         <width>100</width>
         <height>20</height>
        </size>
       </property>
      </spacer>
     </item>
     <item row="5" column="3">
      <widget class="QLineEdit" name="lineEdit_khach_dua">
       <property name="styleSheet">
        <string notr="true">QLineEdit
{
background-color: rgb(101, 201, 226);
font: 57 10pt &quot;Ubuntu&quot;;
}</string>
       </property>
       <property name="text">
        <string>0đ</string>
       </property>
      </widget>
     </item>
     <item row="0" column="6">
      <widget class="QLabel" name="label_tong_tien_thuc_don">
       <property name="styleSheet">
        <string notr="true">QLabel{
background-color: rgb(239, 41, 41);
font: 57 13pt &quot;Ubuntu&quot;;
}</string>
       </property>
       <property name="text">
        <string>0đ</string>
       </property>
      </widget>
     </item>
     <item row="3" column="2">
      <widget class="QPushButton" name="pushButton_tong_tien">
       <property name="text">
        <string>Tính tổng tiền</string>
       </property>
      </widget>
     </item>
     <item row="5" column="2">
      <widget class="QPushButton" name="pushButton_khach_dua">
       <property name="styleSheet">
        <string notr="true">QPushButton{
background-color: rgb(252, 233, 79)
}</string>
       </property>
       <property name="text">
        <string>Khách đưa: </string>
       </property>
      </widget>
     </item>
     <item row="0" column="7">
      <widget class="QPushButton" name="pushButton_xoa_don">
       <property name="styleSheet">
        <string notr="true">QPushButton{
background-color: rgb(52, 101, 164)
}</string>
       </property>
       <property name="text">
        <string>Xóa đơn</string>
       </property>
       <property name="iconSize">
        <size>
         <width>10</width>
         <height>10</height>
        </size>
       </property>
      </widget>
     </item>
     <item row="2" column="7">
      <widget class="QPushButton" name="pushButton_xoa_don_2">
       <property name="styleSheet">
        <string notr="true">QPushButton{
background-color: rgb(52, 101, 164)
}</string>
       </property>
       <property name="text">
        <string>Lưu đơn</string>
       </property>
       <property name="iconSize">
        <size>
         <width>10</width>
         <height>10</height>
        </size>
       </property>
      </widget>
     </item>
    </layout>
   </item>
  </layout>
 </widget>
 <resources/>
 <connections/>
</ui>
